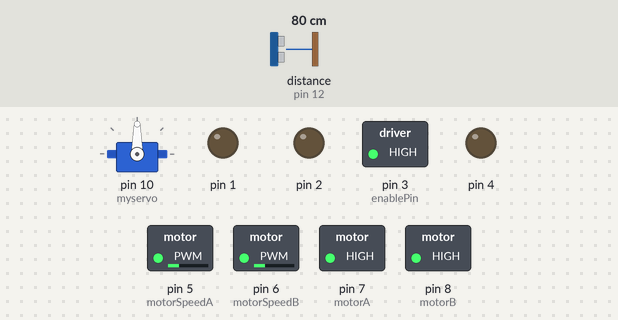
A sketch run on a simulated Arduino Uno, built with avr-gcc and run on an emulated ATmega328P. Parts: servo, switched loads named in the sketch (green lamp = pin HIGH), output pins drawn as LEDs (lit = HIGH). Wiring (inferred from the names in the program): ultrasonic range finder: trigger pin 13; echo pin 12. Inputs (shaded band) come from the test bench; at power-on: distance to the obstacle (sensor on pin 12) 80 cm. The echo pulse lasts 58.3 µs per cm; pins used as bus, display or sensor lines are not drawn.

Above: at 1.4 s.
1.5 s: distance to the obstacle (sensor on pin 12) set to 18 cm
3.0 s: distance to the obstacle (sensor on pin 12) set to 15 cm
At 3.8 s:
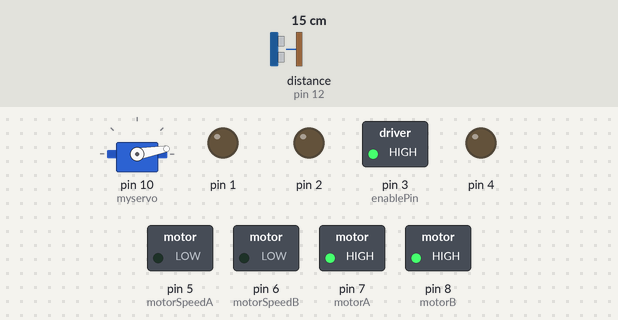
At 5.9 s:
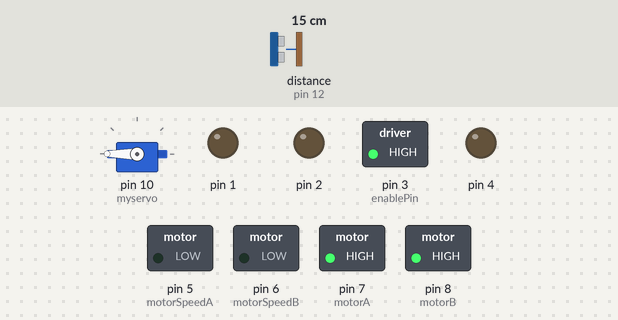
6.0 s: distance to the obstacle (sensor on pin 12) set to 2 cm
At 7.7 s:
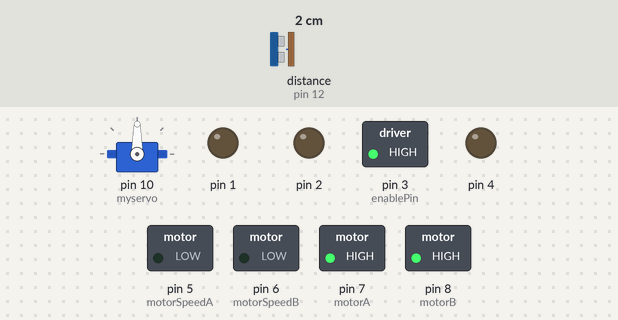
Timing chart, 0 to 15.0 s (numbered marks = the images above; inputs shaded):
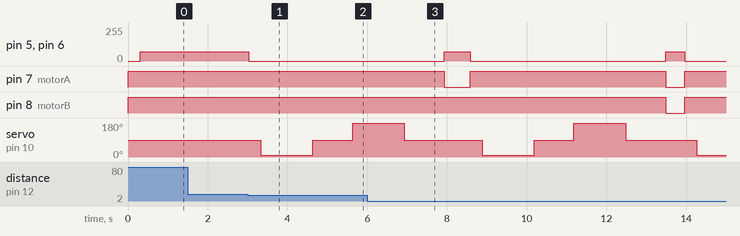

The sketch:

Obstacle_Avoidance_Class.ino
```cpp
/* The Car Robot kit has its own ultrasonic sensor that acts as its eyes. It is a navigation tool that can measure
   distances using sound waves. By creating this program, I managed to set it as the eye of my Car Robot that
                         adjusted it to move without getting hit by any obstacle.


------------------------------------------------- This is the Class ----------------------------------------------------------- */


#include <Servo.h>          // Include the "Servo.h" library

class ObstacleAvoid {

private:                    // Encapsulation

  Servo myservo;            // Servo object for controlling the servo motor
  int echoPin;              // Pin number for the echo pin of the ultrasonic sensor
  int trigPin;              // Pin number for the trigger pin of the ultrasonic sensor
  int middleD;              // Distance measurement in the middle direction
  int rightD;               // Distance measurement in the right direction
  int leftD;                // Distance measurement in the left direction
  int motorA;               // Pin number for controlling motor A
  int motorB;               // Pin number for controlling motor B
  int motorSpeedA;          // Pin number for controlling motor speed of motor A
  int motorSpeedB;          // Pin number for controlling motor speed of motor B
  int enablePin;            // Pin number for enabling the motor driver

public:

     ObstacleAvoid();                                                                                          // Default Constructor
     ObstacleAvoid(int pinEcho, int pinTrig, int pinA, int pinB, int pinSpeedA, int pinSpeedB, int pinEnable)  // Constructor with pin assignments
     : echoPin(pinEcho), trigPin(pinTrig), motorA(pinA), motorB(pinB),
     motorSpeedA(pinSpeedA), motorSpeedB(pinSpeedB), enablePin(pinEnable) {}

   void Forward() {
  digitalWrite(motorA, 1);        // Set motorA pin HIGH
  digitalWrite(motorB, 1);        // Set motorB pin HIGH
  analogWrite(motorSpeedA, 70);   // Set motorSpeedA to 70
  analogWrite(motorSpeedB, 70);   // Set motorSpeedB to 70
  digitalWrite(enablePin, HIGH);  // Set enablePin HIGH to enable the motors
}

  void Backward() {
  digitalWrite(motorA, 0);        // Set motorA pin LOW
  digitalWrite(motorB, 0);        // Set motorB pin LOW
  analogWrite(motorSpeedA, 70);   // Set motorSpeedA to 70
  analogWrite(motorSpeedB, 70);   // Set motorSpeedB to 70
  digitalWrite(enablePin, HIGH);  // Set enablePin HIGH to enable the motors
}

  void Left() {
  digitalWrite(motorA, 1);        // Set motorA pin HIGH
  digitalWrite(motorB, 0);        // Set motorB pin LOW
  analogWrite(motorSpeedA, 70);   // Set motorSpeedA to 70
  analogWrite(motorSpeedB, 70);   // Set motorSpeedB to 70
  digitalWrite(enablePin, HIGH);  // Set enablePin HIGH to enable the motors
}

  void Right() {
  digitalWrite(motorA, 0);        // Set motorA pin LOW to turn off
  digitalWrite(motorB, 1);        // Set motorB pin HIGH to turn on
  analogWrite(motorSpeedA, 70);   // Set motorSpeedA to 70
  analogWrite(motorSpeedB, 70);   // Set motorSpeedB to 70
  digitalWrite(enablePin, HIGH);  // Set enablePin HIGH to enable the motors
}

  void Stop() {
  digitalWrite(motorA, 1);         // Set motorA pin HIGH
  digitalWrite(motorB, 1);         // Set motorB pin HIGH
  analogWrite(motorSpeedA, 0);     // Set motorSpeedA to 0
  analogWrite(motorSpeedB, 0);     // Set motorSpeedB to 0
  digitalWrite(enablePin, HIGH);   // Set enablePin HIGH to enable the motors
}

  int distanceComputation() {

  digitalWrite(trigPin, LOW);                           // Set trigPin LOW
  delayMicroseconds(2);
  digitalWrite(trigPin, HIGH);                          // Set trigPin HIGH
  delayMicroseconds(10);
  digitalWrite(trigPin, LOW);                           // Set trigPin LOW
  float distanceMeasurement = pulseIn(echoPin, HIGH);   // Measure the pulse duration on echoPin
  distanceMeasurement = distanceMeasurement / 58;       // Convert the pulse duration to distance in cm
  return (int)distanceMeasurement;                      // Return the measured distance

}

    void init() {                // Method for initialization
  for (int i = 1; i < 9; i++) {  // Set pins 1 to 8 as OUTPUT
    pinMode(i, OUTPUT);
  }
  pinMode(enablePin, OUTPUT);    // Set enablePin as OUTPUT
  myservo.attach(10);            // Attach servo to pin 10
  pinMode(echoPin, INPUT);       // Set echoPin as INPUT
  pinMode(trigPin, OUTPUT);      // Set trigPin as OUTPUT

  Stop();                        // Stop the movement

}

    void ObstacleAvoid::ActionObstacle() {
  myservo.write(90);                                    // Set servo angle to 90 degrees
  delay(300);
  middleD = distanceComputation();                      // Measure the distance

  if (middleD <= 15) {                                  // If this condition is met, then..
    Stop();                                             // Stop the movement
    delay(300);
    myservo.write(10);                                  // Set servo angle to 10 degrees
    delay(1000);

    rightD = distanceComputation();                     // Measure the distance on the right

    delay(300);
    myservo.write(90);                                  // Set servo angle to 90 degrees
    delay(1000);
    myservo.write(180);                                 // Set servo angle to 180 degrees
    delay(1000);

    leftD = distanceComputation();                      // Measure the distance on the left

    delay(300);
    myservo.write(90);                                  // Set servo angle to 90 degrees
    delay(1000);

    if (rightD > leftD) {                               // If this condition is met, then..
      Right();                                          // Turn right
      delay(350);
    }
    else if (rightD < leftD) {                          // If this condition is met, then..
      Left();                                           // Turn left
      delay(350);
    }
    else if ((rightD <= 15) || (leftD <= 15)) {         // If this condition is met, then..
      Backward();                                       // Move backward
      delay(175);
    }
    else {                                              // If not then,
      Forward();                                        // Move forward
    }
  }
  else {                                                // If not then,
    Forward();                                          // Move forward
  }
}

};                                                      // End of class


#define motorA 7          // Define motorA to this pin#
#define motorB 8          // Define motorB to this pin#
#define motorSpeedA 5     // Define motorSpeedA to this pin#
#define motorSpeedB 6     // Define motorSpeedB to this pin#
#define enablePin 3       // Define enablePin to this pin#
#define echoPin 12        // Define echoPin to this pin#
#define trigPin 13        // Define trigPin to this pin#


ObstacleAvoid obstacle(echoPin, trigPin, motorA, motorB, motorSpeedA, motorSpeedB, enablePin); // Initialize the object with the corresponding pin numbers


void setup() {
  obstacle.init();           // Initialization for class "obstacle"
}

void loop() {
  obstacle.ActionObstacle(); // Call the action method
}
```

Measured:
- the behaviour switches between 17 and 16 cm on distance to the obstacle (sensor on pin 12) (found by bisection; images 0 and 1)
- after the input at 1.5 s, every drawn part: stays the same
- after the input at 3.0 s, pin 5 (motorSpeedA), pin 6 (motorSpeedB): 70/255 → 0/255 at once; servo on pin 10 (myservo): 90° → 10° after 0.33 s, → 90° 1.3 s later, → 180° 1.0 s later
